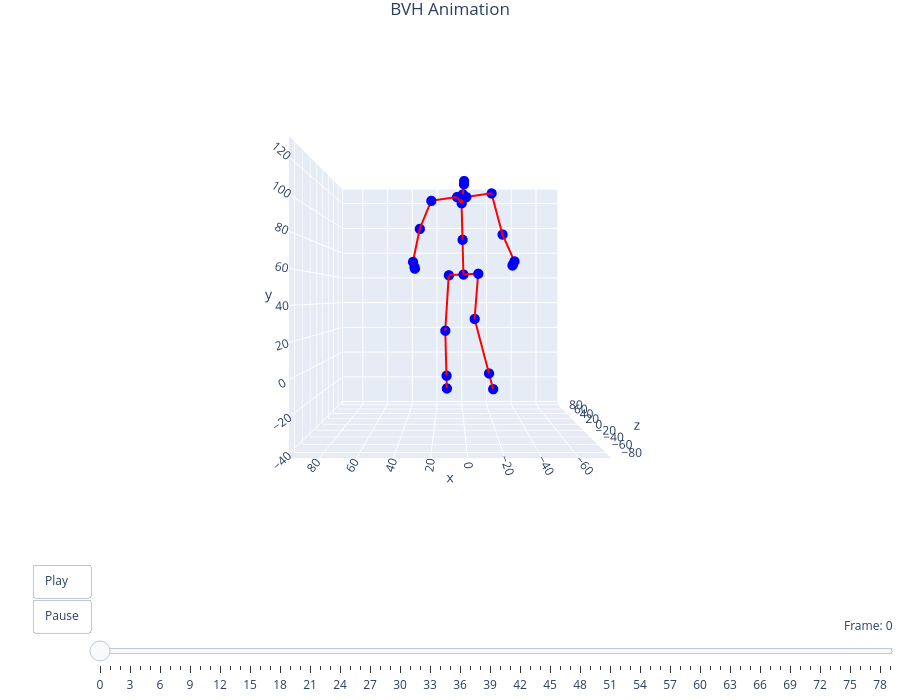

Notebook source saved alongside this figure:
### Code cell
filename = "shrug"
viewer = preview_bvh(f'bvh/{filename}.bvh', True, True)

### Figure 1 — Plotly figure (JSON) as saved in the notebook; plotly's stock layout.template omitted (floating-point values rounded to 4 significant figures)
{"data": [{"hoverinfo": "text", "marker": {"color": "blue", "size": 6}, "mode": "markers", "showlegend": false, "text": ["Hips", "Spine", "Chest", "Neck", "Head", "Head_end", "LeftCollar", "LeftShoulder", "LeftArm", "LeftForeArm", "LeftHand", "LeftHand_end", "RightCollar", "RightShoulder", "RightArm", "RightForeArm", "RightHand", "RightHand_end", "LeftUpLeg", "LeftLeg", "LeftFoot", "LeftFoot_end", "RightUpLeg", "RightLeg", "RightFoot", "RightFoot_end"], "type": "scatter3d", "x": [0.3749, 1.202, 2.029, 1.378, 0.9799, 1.016, 5.03, 21.65, 29.19, 33.5, 32.49, 32.19, -0.9696, -17.59, -24.76, -32.0, -30.65, -30.24, 10.39, 12.81, 12.08, 11.86, -9.637, -7.466, -18.31, -21.56], "y": [59.99, 82.76, 105.5, 109.8, 114.1, 115.3, 109.5, 106.8, 88.82, 67.27, 63.89, 62.88, 109.5, 112.3, 85.46, 67.59, 65.39, 64.73, 59.54, 21.46, -11.86, -21.85, 60.43, 29.46, -10.05, -21.91], "z": [0.7579, -10.22, -21.19, -30.41, -43.15, -46.98, -21.19, -23.51, -21.53, -23.43, -24.82, -25.23, -21.2, -18.88, -18.58, -24.26, -28.01, -29.14, 3.246, 3.067, 22.73, 28.62, -1.73, 6.095, 20.84, 25.27]}, {"hoverinfo": "none", "line": {"color": "red", "width": 4}, "mode": "lines", "showlegend": false, "type": "scatter3d", "x": [1.202, 0.3749, null, 2.029, 1.202, null, 1.378, 2.029, null, 0.9799, 1.378, null, 1.016, 0.9799, null, 5.03, 2.029, null, 21.65, 5.03, null, 29.19, 21.65, null, 33.5, 29.19, null, 32.49, 33.5, null, 32.19, 32.49, null, -0.9696, 2.029, null, -17.59, -0.9696, null, -24.76, -17.59, null, -32.0, -24.76, null, -30.65, -32.0, null, -30.24, -30.65, null, 10.39, 0.3749, null, 12.81, 10.39, null, 12.08, 12.81, null, 11.86, 12.08, null, -9.637, 0.3749, null, -7.466, -9.637, null, -18.31, -7.466, null, -21.56, -18.31, null], "y": [82.76, 59.99, null, 105.5, 82.76, null, 109.8, 105.5, null, 114.1, 109.8, null, 115.3, 114.1, null, 109.5, 105.5, null, 106.8, 109.5, null, 88.82, 106.8, null, 67.27, 88.82, null, 63.89, 67.27, null, 62.88, 63.89, null, 109.5, 105.5, null, 112.3, 109.5, null, 85.46, 112.3, null, 67.59, 85.46, null, 65.39, 67.59, null, 64.73, 65.39, null, 59.54, 59.99, null, 21.46, 59.54, null, -11.86, 21.46, null, -21.85, -11.86, null, 60.43, 59.99, null, 29.46, 60.43, null, -10.05, 29.46, null, -21.91, -10.05, null], "z": [-10.22, 0.7579, null, -21.19, -10.22, null, -30.41, -21.19, null, -43.15, -30.41, null, -46.98, -43.15, null, -21.19, -21.19, null, -23.51, -21.19, null, -21.53, -23.51, null, -23.43, -21.53, null, -24.82, -23.43, null, -25.23, -24.82, null, -21.2, -21.19, null, -18.88, -21.2, null, -18.58, -18.88, null, -24.26, -18.58, null, -28.01, -24.26, null, -29.14, -28.01, null, 3.246, 0.7579, null, 3.067, 3.246, null, 22.73, 3.067, null, 28.62, 22.73, null, -1.73, 0.7579, null, 6.095, -1.73, null, 20.84, 6.095, null, 25.27, 20.84, null]}], "layout": {"height": 700, "margin": {"b": 0, "l": 0, "r": 0, "t": 30}, "scene": {"aspectmode": "cube", "camera": {"center": {"x": 0, "y": 0, "z": 0}, "eye": {"x": 0, "y": 0, "z": -2.5}, "up": {"x": 0, "y": 1, "z": 0}}, "xaxis": {"range": [-77.3, 96.37]}, "yaxis": {"range": [-42.3, 131.4]}, "zaxis": {"range": [-92.72, 80.95]}}, "sliders": [{"active": 0, "currentvalue": {"prefix": "Frame: ", "visible": true, "xanchor": "right"}, "len": 0.9, "pad": {"b": 10, "t": 50}, "steps": [{"args": [["frame_0"], {"frame": {"duration": 0, "redraw": true}, "mode": "immediate"}], "label": "0", "method": "animate"}, {"args": [["frame_1"], {"frame": {"duration": 0, "redraw": true}, "mode": "immediate"}], "label": "1", "method": "animate"}, {"args": [["frame_2"], {"frame": {"duration": 0, "redraw": true}, "mode": "immediate"}], "label": "2", "method": "animate"}, {"args": [["frame_3"], {"frame": {"duration": 0, "redraw": true}, "mode": "immediate"}], "label": "3", "method": "animate"}, {"args": [["frame_4"], {"frame": {"duration": 0, "redraw": true}, "mode": "immediate"}], "label": "4", "method": "animate"}, {"args": [["frame_5"], {"frame": {"duration": 0, "redraw": true}, "mode": "immediate"}], "label": "5", "method": "animate"}, {"args": [["frame_6"], {"frame": {"duration": 0, "redraw": true}, "mode": "immediate"}], "label": "6", "method": "animate"}, {"args": [["frame_7"], {"frame": {"duration": 0, "redraw": true}, "mode": "immediate"}], "label": "7", "method": "animate"}, {"args": [["frame_8"], {"frame": {"duration": 0, "redraw": true}, "mode": "immediate"}], "label": "8", "method": "animate"}, {"args": [["frame_9"], {"frame": {"duration": 0, "redraw": true}, "mode": "immediate"}], "label": "9", "method": "animate"}, {"args": [["frame_10"], {"frame": {"duration": 0, "redraw": true}, "mode": "immediate"}], "label": "10", "method": "animate"}, {"args": [["frame_11"], {"frame": {"duration": 0, "redraw": true}, "mode": "immediate"}], "label": "11", "method": "animate"}, {"args": [["frame_12"], {"frame": {"duration": 0, "redraw": true}, "mode": "immediate"}], "label": "12", "method": "animate"}, {"args": [["frame_13"], {"frame": {"duration": 0, "redraw": true}, "mode": "immediate"}], "label": "13", "method": "animate"}, {"args": [["frame_14"], {"frame": {"duration": 0, "redraw": true}, "mode": "immediate"}], "label": "14", "method": "animate"}, {"args": [["frame_15"], {"frame": {"duration": 0, "redraw": true}, "mode": "immediate"}], "label": "15", "method": "animate"}, {"args": [["frame_16"], {"frame": {"duration": 0, "redraw": true}, "mode": "immediate"}], "label": "16", "method": "animate"}, {"args": [["frame_17"], {"frame": {"duration": 0, "redraw": true}, "mode": "immediate"}], "label": "17", "method": "animate"}, {"args": [["frame_18"], {"frame": {"duration": 0, "redraw": true}, "mode": "immediate"}], "label": "18", "method": "animate"}, {"args": [["frame_19"], {"frame": {"duration": 0, "redraw": true}, "mode": "immediate"}], "label": "19", "method": "animate"}, {"args": [["frame_20"], {"frame": {"duration": 0, "redraw": true}, "mode": "immediate"}], "label": "20", "method": "animate"}, {"args": [["frame_21"], {"frame": {"duration": 0, "redraw": true}, "mode": "immediate"}], "label": "21", "method": "animate"}, {"args": [["frame_22"], {"frame": {"duration": 0, "redraw": true}, "mode": "immediate"}], "label": "22", "method": "animate"}, {"args": [["frame_23"], {"frame": {"duration": 0, "redraw": true}, "mode": "immediate"}], "label": "23", "method": "animate"}, {"args": [["frame_24"], {"frame": {"duration": 0, "redraw": true}, "mode": "immediate"}], "label": "24", "method": "animate"}, {"args": [["frame_25"], {"frame": {"duration": 0, "redraw": true}, "mode": "immediate"}], "label": "25", "method": "animate"}, {"args": [["frame_26"], {"frame": {"duration": 0, "redraw": true}, "mode": "immediate"}], "label": "26", "method": "animate"}, {"args": [["frame_27"], {"frame": {"duration": 0, "redraw": true}, "mode": "immediate"}], "label": "27", "method": "animate"}, {"args": [["frame_28"], {"frame": {"duration": 0, "redraw": true}, "mode": "immediate"}], "label": "28", "method": "animate"}, {"args": [["frame_29"], {"frame": {"duration": 0, "redraw": true}, "mode": "immediate"}], "label": "29", "method": "animate"}, {"args": [["frame_30"], {"frame": {"duration": 0, "redraw": true}, "mode": "immediate"}], "label": "30", "method": "animate"}, {"args": [["frame_31"], {"frame": {"duration": 0, "redraw": true}, "mode": "immediate"}], "label": "31", "method": "animate"}, {"args": [["frame_32"], {"frame": {"duration": 0, "redraw": true}, "mode": "immediate"}], "label": "32", "method": "animate"}, {"args": [["frame_33"], {"frame": {"duration": 0, "redraw": true}, "mode": "immediate"}], "label": "33", "method": "animate"}, {"args": [["frame_34"], {"frame": {"duration": 0, "redraw": true}, "mode": "immediate"}], "label": "34", "method": "animate"}, {"args": [["frame_35"], {"frame": {"duration": 0, "redraw": true}, "mode": "immediate"}], "label": "35", "method": "animate"}, {"args": [["frame_36"], {"frame": {"duration": 0, "redraw": true}, "mode": "immediate"}], "label": "36", "method": "animate"}, {"args": [["frame_37"], {"frame": {"duration": 0, "redraw": true}, "mode": "immediate"}], "label": "37", "method": "animate"}, {"args": [["frame_38"], {"frame": {"duration": 0, "redraw": true}, "mode": "immediate"}], "label": "38", "method": "animate"}, {"args": [["frame_39"], {"frame": {"duration": 0, "redraw": true}, "mode": "immediate"}], "label": "39", "method": "animate"}, {"args": [["frame_40"], {"frame": {"duration": 0, "redraw": true}, "mode": "immediate"}], "label": "40", "method": "animate"}, {"args": [["frame_41"], {"frame": {"duration": 0, "redraw": true}, "mode": "immediate"}], "label": "41", "method": "animate"}, {"args": [["frame_42"], {"frame": {"duration": 0, "redraw": true}, "mode": "immediate"}], "label": "42", "method": "animate"}, {"args": [["frame_43"], {"frame": {"duration": 0, "redraw": true}, "mode": "immediate"}], "label": "43", "method": "animate"}, {"args": [["frame_44"], {"frame": {"duration": 0, "redraw": true}, "mode": "immediate"}], "label": "44", "method": "animate"}, {"args": [["frame_45"], {"frame": {"duration": 0, "redraw": true}, "mode": "immediate"}], "label": "45", "method": "animate"}, {"args": [["frame_46"], {"frame": {"duration": 0, "redraw": true}, "mode": "immediate"}], "label": "46", "method": "animate"}, {"args": [["frame_47"], {"frame": {"duration": 0, "redraw": true}, "mode": "immediate"}], "label": "47", "method": "animate"}, {"args": [["frame_48"], {"frame": {"duration": 0, "redraw": true}, "mode": "immediate"}], "label": "48", "method": "animate"}, {"args": [["frame_49"], {"frame": {"duration": 0, "redraw": true}, "mode": "immediate"}], "label": "49", "method": "animate"}, {"args": [["frame_50"], {"frame": {"duration": 0, "redraw": true}, "mode": "immediate"}], "label": "50", "method": "animate"}, {"args": [["frame_51"], {"frame": {"duration": 0, "redraw": true}, "mode": "immediate"}], "label": "51", "method": "animate"}, {"args": [["frame_52"], {"frame": {"duration": 0, "redraw": true}, "mode": "immediate"}], "label": "52", "method": "animate"}, {"args": [["frame_53"], {"frame": {"duration": 0, "redraw": true}, "mode": "immediate"}], "label": "53", "method": "animate"}, {"args": [["frame_54"], {"frame": {"duration": 0, "redraw": true}, "mode": "immediate"}], "label": "54", "method": "animate"}, {"args": [["frame_55"], {"frame": {"duration": 0, "redraw": true}, "mode": "immediate"}], "label": "55", "method": "animate"}, {"args": [["frame_56"], {"frame": {"duration": 0, "redraw": true}, "mode": "immediate"}], "label": "56", "method": "animate"}, {"args": [["frame_57"], {"frame": {"duration": 0, "redraw": true}, "mode": "immediate"}], "label": "57", "method": "animate"}, {"args": [["frame_58"], {"frame": {"duration": 0, "redraw": true}, "mode": "immediate"}], "label": "58", "method": "animate"}, {"args": [["frame_59"], {"frame": {"duration": 0, "redraw": true}, "mode": "immediate"}], "label": "59", "method": "animate"}, {"args": [["frame_60"], {"frame": {"duration": 0, "redraw": true}, "mode": "immediate"}], "label": "60", "method": "animate"}, {"args": [["frame_61"], {"frame": {"duration": 0, "redraw": true}, "mode": "immediate"}], "label": "61", "method": "animate"}, {"args": [["frame_62"], {"frame": {"duration": 0, "redraw": true}, "mode": "immediate"}], "label": "62", "method": "animate"}, {"args": [["frame_63"], {"frame": {"duration": 0, "redraw": true}, "mode": "immediate"}], "label": "63", "method": "animate"}, {"args": [["frame_64"], {"frame": {"duration": 0, "redraw": true}, "mode": "immediate"}], "label": "64", "method": "animate"}, {"args": [["frame_65"], {"frame": {"duration": 0, "redraw": true}, "mode": "immediate"}], "label": "65", "method": "animate"}, {"args": [["frame_66"], {"frame": {"duration": 0, "redraw": true}, "mode": "immediate"}], "label": "66", "method": "animate"}, {"args": [["frame_67"], {"frame": {"duration": 0, "redraw": true}, "mode": "immediate"}], "label": "67", "method": "animate"}, {"args": [["frame_68"], {"frame": {"duration": 0, "redraw": true}, "mode": "immediate"}], "label": "68", "method": "animate"}, {"args": [["frame_69"], {"frame": {"duration": 0, "redraw": true}, "mode": "immediate"}], "label": "69", "method": "animate"}, {"args": [["frame_70"], {"frame": {"duration": 0, "redraw": true}, "mode": "immediate"}], "label": "70", "method": "animate"}, {"args": [["frame_71"], {"frame": {"duration": 0, "redraw": true}, "mode": "immediate"}], "label": "71", "method": "animate"}, {"args": [["frame_72"], {"frame": {"duration": 0, "redraw": true}, "mode": "immediate"}], "label": "72", "method": "animate"}, {"args": [["frame_73"], {"frame": {"duration": 0, "redraw": true}, "mode": "immediate"}], "label": "73", "method": "animate"}, {"args": [["frame_74"], {"frame": {"duration": 0, "redraw": true}, "mode": "immediate"}], "label": "74", "method": "animate"}, {"args": [["frame_75"], {"frame": {"duration": 0, "redraw": true}, "mode": "immediate"}], "label": "75", "method": "animate"}, {"args": [["frame_76"], {"frame": {"duration": 0, "redraw": true}, "mode": "immediate"}], "label": "76", "method": "animate"}, {"args": [["frame_77"], {"frame": {"duration": 0, "redraw": true}, "mode": "immediate"}], "label": "77", "method": "animate"}, {"args": [["frame_78"], {"frame": {"duration": 0, "redraw": true}, "mode": "immediate"}], "label": "78", "method": "animate"}, {"args": [["frame_79"], {"frame": {"duration": 0, "redraw": true}, "mode": "immediate"}], "label": "79", "method": "animate"}], "x": 0.1, "xanchor": "left", "y": 0, "yanchor": "top"}], "title": {"text": "BVH Animation", "x": 0.5, "xanchor": "center"}, "updatemenus": [{"buttons": [{"args": [null, {"frame": {"duration": 83, "redraw": true}, "fromcurrent": true, "mode": "immediate"}], "label": "Play", "method": "animate"}, {"args": [[null], {"frame": {"duration": 0, "redraw": false}, "mode": "immediate"}], "label": "Pause", "method": "animate"}], "showactive": false, "type": "buttons", "x": 0.1, "xanchor": "right", "y": 0, "yanchor": "top"}]}}
